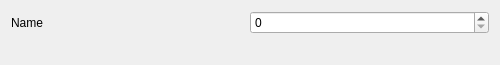
<?xml version="1.0" encoding="UTF-8"?>
<ui version="4.0">
 <class>Form</class>
 <widget class="QWidget" name="Form">
  <property name="geometry">
   <rect>
    <x>0</x>
    <y>0</y>
    <width>500</width>
    <height>57</height>
   </rect>
  </property>
  <property name="maximumSize">
   <size>
    <width>500</width>
    <height>16777215</height>
   </size>
  </property>
  <property name="windowTitle">
   <string>Form</string>
  </property>
  <layout class="QVBoxLayout" name="verticalLayout">
   <item>
    <widget class="QWidget" name="widget" native="true">
     <layout class="QHBoxLayout" name="horizontalLayout">
      <property name="spacing">
       <number>0</number>
      </property>
      <property name="leftMargin">
       <number>0</number>
      </property>
      <property name="topMargin">
       <number>0</number>
      </property>
      <property name="rightMargin">
       <number>0</number>
      </property>
      <property name="bottomMargin">
       <number>0</number>
      </property>
      <item>
       <widget class="QLabel" name="name">
        <property name="minimumSize">
         <size>
          <width>0</width>
          <height>0</height>
         </size>
        </property>
        <property name="text">
         <string>Name</string>
        </property>
       </widget>
      </item>
      <item>
       <widget class="QSpinBox" name="value"/>
      </item>
     </layout>
    </widget>
   </item>
   <item>
    <widget class="QLabel" name="description">
     <property name="text">
      <string/>
     </property>
     <property name="wordWrap">
      <bool>true</bool>
     </property>
    </widget>
   </item>
  </layout>
 </widget>
 <resources/>
 <connections/>
</ui>
